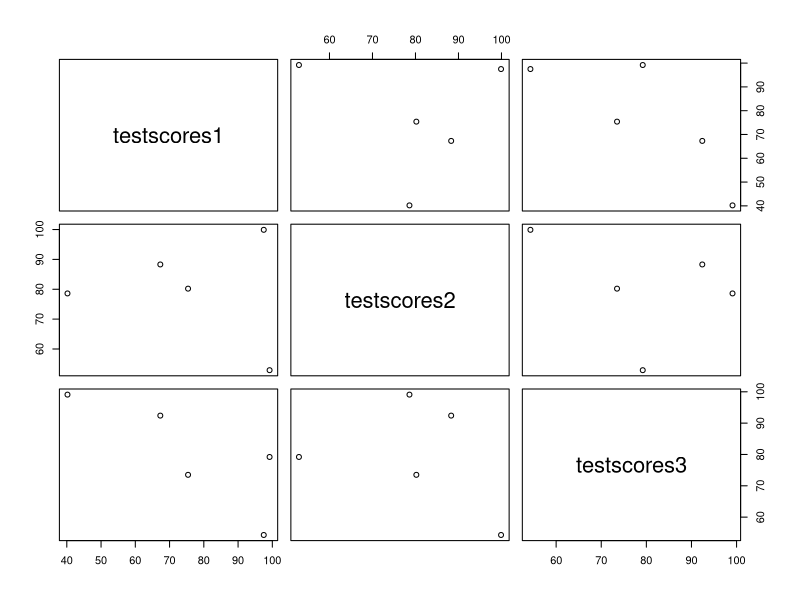
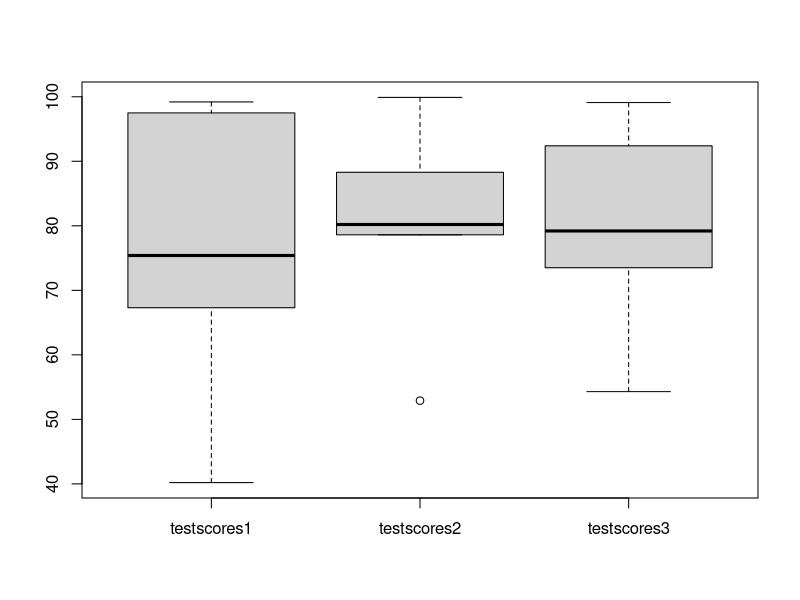
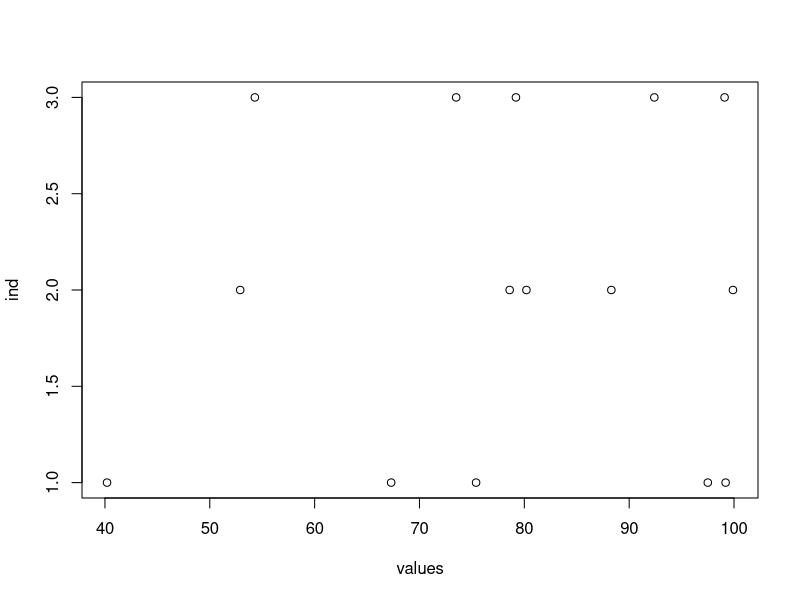

Reproduce these figures in R, in order.
# make sample data. 
testscores1 <- c(97.5, 75.4, 99.2, 67.3, 40.2)
testscores2 <- c(99.9, 80.2, 52.9, 88.3, 78.6)
testscores3 <- c(54.3, 73.5, 79.2, 92.4, 99.1)

#make the data frame
Qtr1 <- data.frame(testscores1, testscores2, testscores3)

# Name the rows
row.names(Qtr1) <- c("James", "Marissa", "Ben", "Taylor", "Natalie")

# tried plotting it unstacked 
plot(Qtr1)

# box plot? 
boxplot(Qtr1)

#here goes the stack 
stack(Qtr1)

#add stack to a variable 
StackQtr1 <- stack(Qtr1)

# try a plot with the stacked data 
plot(StackQtr1)

names(StackQtr1)<-c("Score", "Test_number")

